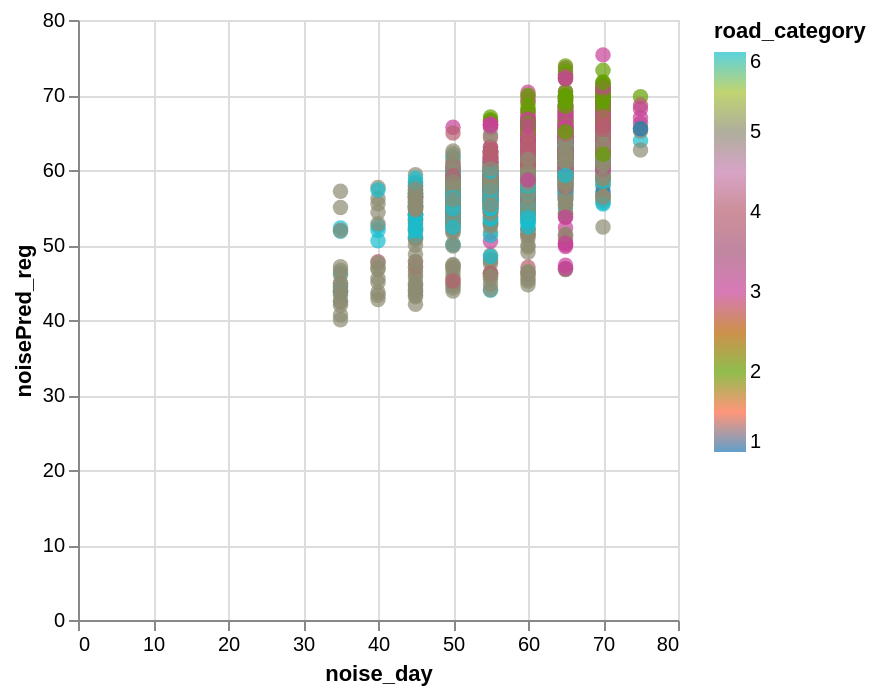

Here is the notebook cell this chart was saved with:
### Code cell
data_test['noisePred_reg'] = y_pred

alt.Chart(data_test).mark_circle(size=60).encode(
    x='noise_day',
    y='noisePred_reg',
    color=alt.Color('road_category', scale=alt.Scale(scheme='category10')),
    tooltip=['road_id']
).interactive()

### Figure 1 — Vega-Lite specification as saved in the notebook (floating-point values rounded to 4 significant figures; data arrays with more than 128 entries replaced by an {"elided": "..."} marker saying what was removed)
{"config": {"view": {"continuousWidth": 300, "continuousHeight": 300}}, "data": {"name": "data-35ec0618d96713f5f36b4e92e89e1bee"}, "mark": {"type": "circle", "size": 60}, "encoding": {"color": {"field": "road_category", "scale": {"scheme": "category10"}, "type": "quantitative"}, "tooltip": [{"field": "road_id", "type": "nominal"}], "x": {"field": "noise_day", "type": "quantitative"}, "y": {"field": "noisePred_reg", "type": "quantitative"}}, "params": [{"name": "param_1e9efca18e7a2868", "select": {"type": "interval", "encodings": ["x", "y"]}, "bind": "scales"}], "$schema": "https://vega.github.io/schema/vega-lite/v6.4.1.json", "datasets": {"data-35ec0618d96713f5f36b4e92e89e1bee": {"elided": "2570 records"}}}
